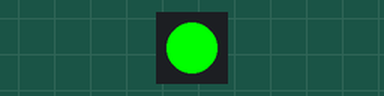
This sketch was run on a simulated ESP8266 (Wemos D1 mini). On the bench: 1 RGB LEDs in strip order, left to right. WiFi joins after 1.5 s; servers stay silent unless stated; what the sketch prints to the serial monitor is not drawn.

Above: at 1.77 s.
At 5.2 s:
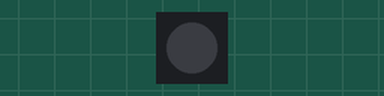
Timing chart, 0 to 9.6 s (numbered marks = the images above):
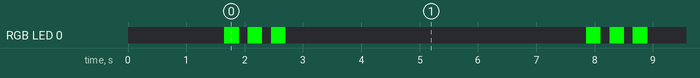

The sketch:

NeoPixelSketch.ino
```cpp
// Doru Muntean march 2018
// https://github.com/wemos/D1_mini_Examples
// https://github.com/firebase/firebase-arduino/tree/master/examples

#include <ArduinoJson.h>
#include <Adafruit_NeoPixel.h>
#include <ESP8266WiFi.h>
#include <FirebaseArduino.h>


// Firebase Realtime Database setup
#define FIREBASE_HOST "YOUR_HOST"
#define FIREBASE_AUTH "YOUR_AUTH"

// WI-FI setup
#define WIFI_SSID "YOUR_SSID"
#define WIFI_PASSWORD "YOUR_PASSWORD"

// WS2812B RGB shield setup
#define PIN D2
Adafruit_NeoPixel pixels = Adafruit_NeoPixel(1, PIN, NEO_GRB + NEO_KHZ800);

//Other variables
int n = 0;
String sensorData = "sensors/sensor1/Sensor Data ";

void setup() {
  Serial.begin(9600);

  //Initialize the NeoPixel library for the WS2812B RGB shield
  pixels.begin();

  // Connect to WI-FI.
  WiFi.begin(WIFI_SSID, WIFI_PASSWORD);
  Serial.print("connecting");
  while (WiFi.status() != WL_CONNECTED) {
    Serial.print(".");
    delay(500);
  }
  Serial.println();
  Serial.print("connected: ");
  Serial.println(WiFi.localIP());

  Firebase.begin(FIREBASE_HOST, FIREBASE_AUTH);
}


void loop() {

  for (int i = 1; i<=6; i++) {
    // update value
    Serial.println(sensorData+i);
    Firebase.setInt(sensorData+i, n++);

    // Handle error
    if (Firebase.failed()) {
      Serial.print("Failed to update data to " + sensorData + i);
      Serial.println(Firebase.error());

      // Flash red pixel on the RGB shield
      pixels.setPixelColor(0, pixels.Color(255,0,0));
      pixels.show();
      delay(50);
      pixels.setPixelColor(0, pixels.Color(0,0,0));
      pixels.show();

      return;

    } else {
      // Flash green pixel on the RGB shield
      pixels.setPixelColor(0, pixels.Color(0,255,0));
      pixels.show();
      delay(50);
      pixels.setPixelColor(0, pixels.Color(0,0,0));
      pixels.show();
    }
  }

  delay(5000);
}
```

Measured:
- by itself, RGB LED 0: repeats every 6.2 s: 2 × (off 0.15 s, RGB(0, 255, 0) 0.25 s), off 5.2 s, RGB(0, 255, 0) 0.25 s
- by itself, everything shown: repeats every 6.2 s, in 6 steps
